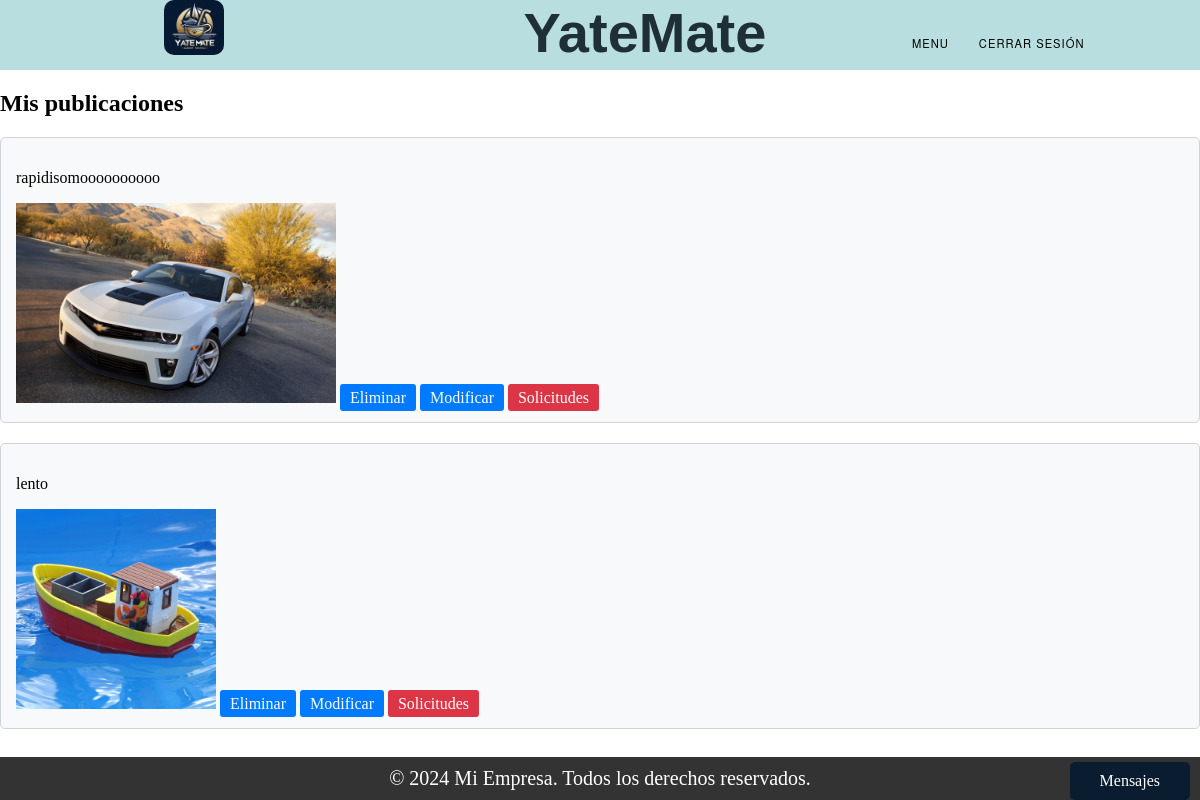
/mis_publicaciones/ (signed in), run on the app's committed database.
### Trueque/models.py (models this page shows, shortened)
class Publicacion_ObjetoValioso(models.Model):
    ESTADO_CHOICES = (
        ('Vigente', 'Vigente'),
        ('Proceso', 'Proceso'),
        ('Finalizado', 'Finalizado'),
    )
    tipo = models.CharField(max_length=100)
    marca = models.CharField(max_length=100)
    descripcion = models.TextField()
    estado = models.CharField(max_length=50)
    dueño = models.ForeignKey(User, on_delete=models.SET_NULL, null=True)
    foto = models.ImageField(upload_to='static/img_o/')

class Publicacion_Embarcacion(models.Model):
    ESTADO_CHOICES = (
        ('Vigente', 'Vigente'),
        ('Proceso', 'Proceso'),
        ('Finalizado', 'Finalizado'),
    )
    embarcacion = models.ForeignKey(Embarcacion, on_delete=models.CASCADE)
    descripcion = models.TextField()
    estado = models.CharField(max_length=50)

### Register/models.py (models this page shows, shortened)
class Embarcacion(models.Model):
    TIPOS = (
        ('Velero', 'Velero'),
        ('Yate', 'Yate'),
        ('Lancha', 'Lancha'),
        ('Barco', 'Barco'),
    )
    eslora = models.FloatField()
    manga = models.FloatField()
    calado = models.FloatField()
    matricula = models.CharField(max_length=20, unique=True)
    nombre_fantasia = models.CharField(max_length=255)
    foto = models.ImageField(upload_to='static/img_b', null=True, blank=True)
    dueno = models.ForeignKey(User, on_delete=models.SET_NULL, null=True)
    tipo = models.CharField(max_length=20, choices=TIPOS)

### Trueque/views.py (the view)
# urls.py: path("mis_publicaciones/", views.mis_publicaciones, name="ver_mis_publicaciones"),
def mis_publicaciones(request):
    user_id = request.session['user_id']
    objetos = Publicacion_ObjetoValioso.objects.filter(dueño=user_id)
    embarcaciones = Publicacion_Embarcacion.objects.filter(embarcacion__dueno_id=user_id)
    objetos_con_solicitudes = []
    embarcaciones_con_solicitudes = []
    for objeto in objetos:
        tiene_solicitudes = Solicitud_ObjetosValiosos.objects.filter(publicacion=objeto).exists()
        if tiene_solicitudes:
            objetos_con_solicitudes.append(objeto.id)
    for embarcacion in embarcaciones:
        tiene_solicitudes = Solicitud_Embarcaciones.objects.filter(publicacion=embarcacion).exists()
        if tiene_solicitudes:
            embarcaciones_con_solicitudes.append(embarcacion.id)
    return render(request, "ver_mis_publicaciones.html", {
        'objetos': objetos,
        'embarcaciones': embarcaciones,
        'objetos_con_solicitudes': objetos_con_solicitudes,
        'embarcaciones_con_solicitudes': embarcaciones_con_solicitudes,
    })

### Trueque/context_processors.py (called while the page is built)
def conversaciones_usuario(request):
    user_id = request.session.get('user_id')
    if user_id:
        conversaciones = Conversacion.objects.filter(Q(dueño_publicacion=user_id) | Q(solicitante=user_id))
        return {'conversaciones_usuario': conversaciones}
    else:
        return {'conversaciones_usuario': []}

### Trueque/templates/ver_mis_publicaciones.html (shortened to what this page needs)
{% extends "base.html" %}
{% load static %}
{% block content %}
{% if objetos or embarcaciones %}
    {% if objetos %}
    <h2>Mis publicaciones</h2>
        {% for objeto in objetos %}
            <div class="card">
                <p>{{ objeto.descripcion|truncatechars:70 }}</p>
                {% if objeto.foto %}
                <img src="{{ objeto.foto.url }}" alt="" class="img-fluid"  style="max-width: 80%; max-height: 200px;">
                {% endif %}
                <a href={% url 'eliminar_objeto' objeto.id %} class="btn btn-card">Eliminar</a>
                <a href="#" class="btn btn-card">Modificar</a>
                {% if objeto.id in objetos_con_solicitudes %}
                    <a href={% url 'solicitudes_trueque_objeto' objeto.id %} class="btn btn-cardVerde" >Solicitudes</a>
                {% else %}
                    <a class="btn btn-cardRojo">Solicitudes</a>
                {% endif %}
            </div>
        {% endfor %}
    {% endif %}
    {% if embarcaciones %}
        {% for embarcacion in embarcaciones %}
            <div class="card">
                <p>{{ embarcacion.embarcacion.nombre_fantasia|truncatechars:70 }}</p>
                {% if embarcacion.embarcacion.foto %}
                <img src="{{ embarcacion.embarcacion.foto.url }}" alt="Foto de la embarcación" class="img-fluid"style="max-width: 80%; max-height: 200px;">
                {% endif %}
                <a href={% url 'eliminar_embarcacion' embarcacion.id %} class="btn btn-card">Eliminar</a>
                <a href="#" class="btn btn-card">Modificar</a>
                {% if embarcacion.id in embarcaciones_con_solicitudes %}
                    <a href={% url 'solicitudes_trueque_embarcacion' embarcacion.id %} class='btn btn-cardVerde'>Solicitudes</a>
                {% else %}
                    <a class="btn btn-cardRojo">Solicitudes</a>
                {% endif %}
            </div>
        {% endfor %}
    {% endif %}
{% else %}
    <p>Usted no cuenta con ninguna publicación.</p>
{% endif %}
{% endblock %}

### static/css/styles.css (style rules this page uses)
body { margin: 0; padding: 0; }

### Trueque/templates/ver_mis_publicaciones.html (style rules this page uses)
.card { background-color: #f8f9fa; border: 1px solid #ced4da; border-radius: 5px; margin-bottom: 20px; padding: 15px; }
.btn-card { background-color: #007bff; color: #fff; padding: 5px 10px; text-decoration: none; border-radius: 3px; }
.btn-cardRojo { background-color: #dc3545; color: #fff; padding: 5px 10px; text-decoration: none; border-radius: 3px; }

### data on the page
Publicacion_ObjetoValioso: descripcion "rapidisomoooooooooo", foto (picture), shows "Solicitudes"
Publicacion_Embarcacion: embarcacion.nombre_fantasia "lento", embarcacion.foto (picture), shows "Solicitudes"
